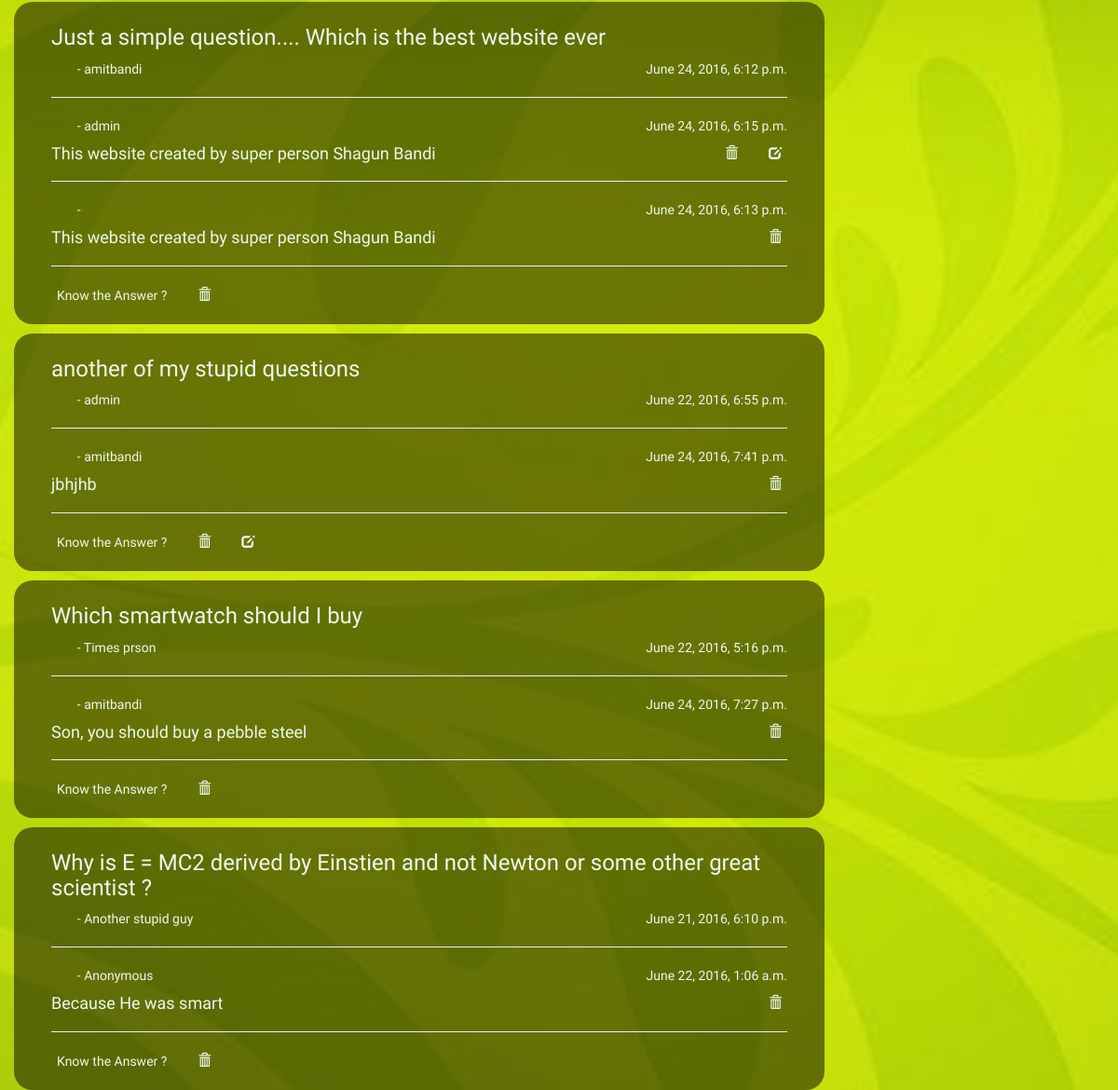
/forum/read/ (signed in, lower part), run on an earlier commit of the app's database.
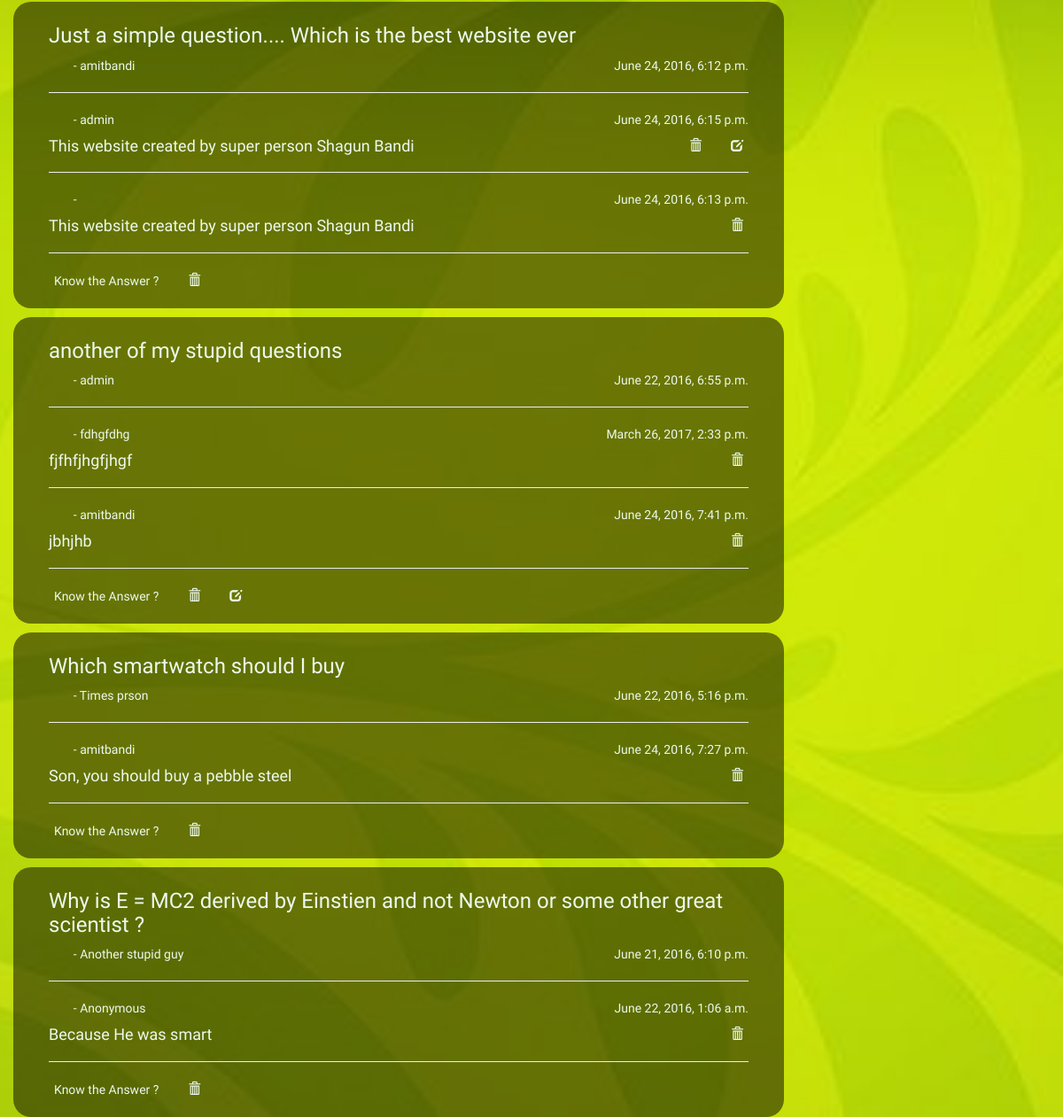
And on a later commit of the database.
### forum/models.py (models this page shows, shortened)
class Question(models.Model):
    ques = models.CharField(max_length=10000)
    ques_author = models.CharField(max_length=30)
    ques_date = models.DateTimeField(default=datetime.now(), blank=True)

class Answer(models.Model):
    question = models.ForeignKey(Question, on_delete=models.CASCADE)
    ans = models.CharField(max_length=10000)
    ans_author = models.CharField(max_length=30)
    ans_date = models.DateTimeField(default=datetime.now(), blank=True)

### forum/views.py (the view)
class ReadView(generic.ListView):
    template_name = 'forum/read.html'
    context_object_name = 'all_ques'
    def get_queryset(self):
        return Question.objects.all()

### forum/templates/forum/read.html (shortened to what this page needs)
{% extends 'forum/index.html' %}
{% block tag %}<h3>{% endblock %}
{% block tagend %}</h3>{% endblock %}
{% block author %}
    <p><span style="float:right">{{ questions.ques_date }}</span>&nbsp;&nbsp;&nbsp;&nbsp;&nbsp;&nbsp;&nbsp;&nbsp;- {{ questions.ques_author }}</p>
{% endblock %}
{% block ans %}
    {% for answeres in questions.answer_set.all reversed %}
        <hr>
        <p><span style="float:right">{{ answeres.ans_date }}</span>&nbsp;&nbsp;&nbsp;&nbsp;&nbsp;&nbsp;&nbsp;&nbsp;- {{ answeres.ans_author }}</p>
        <span style="float: right">
            {% if answeres.ans_author == request.user.username  or request.user.is_staff == True%}
                 <form action="{% url 'forum:answer-delete' answeres.id %}" method="post" style="display:inline;">
                     <button type="submit">
                         <span class="glyphicon glyphicon-trash"></span>
                     </button>
                 </form>
            {% endif %}
            {% if answeres.ans_author == request.user.username %}
                 <form action="{% url 'forum:answer-update' answeres.id %}" style="display:inline;">
                     <button type="submit">
                         <span class="glyphicon glyphicon-edit"> </span>
                     </button>
                 </form>
             {% endif %}
        </span>
        <h4>{{ answeres.ans }}</h4>
    {% endfor %}
{% endblock %}

### forum/templates/forum/index.html (shortened to what this page needs)
 {% extends 'forum/base.html' %}
{% block body %}
<div class="col-md-9" >
    {% if all_ques %}
        {% for questions in all_ques reversed %}
            <a href="{% url 'forum:detail' questions.id %}">
                <div class="classWithPad rightwala" id="issele">
                    {% block tag %}<h4>{% endblock %}{{ questions.ques }}{% block tagend %}</h4>{% endblock %}
                    {% block author %}{% endblock %}
                    {% if questions.answer_set.all %}
                            {% block ans %}<p>Answered</p>{% endblock %}
                    {% else %}
                            {% block line %}{% endblock %}
                            <p>Not yet Answered</p>
                    {% endif %}
                    <hr>
                    <form action="{% url 'forum:answer-add' questions.id %}" method="post" style="display:inline;">
                        <button type="submit">
                            <span>Know the Answer ?</span>
                        </button>
                    </form>
                    {% if questions.ques_author == request.user.username or request.user.is_staff == True%}
                        <form action="{% url 'forum:question-delete' questions.id %}" method="post" style="display:inline;">
                            <button type="submit">
                                <span class="glyphicon glyphicon-trash"></span>
                            </button>
                        </form>
                    {% endif %}
                    {% if questions.ques_author == request.user.username %}
                        <form action="{% url 'forum:question-update' questions.id %}" style="display:inline;">
                            <button type="submit">
                                <span class="glyphicon glyphicon-edit"> </span>
                            </button>
                        </form>
                    {% endif %}
                </div>
            </a>
        {% endfor %}
    {% else %}
        <div class="classWithPad">
                <h3>No Questions Yet</h3>
        </div>
    {% endif %}
</div>
{% endblock %}

What changed in the data, as far as the page shows it:
added Answer: ans_date "March 26, 2017, 2:33 p.m.", ans_author "fdhgfdhg", ans "fjfhfjhgfjhgf", shown under Question "another of my stupid questions"
